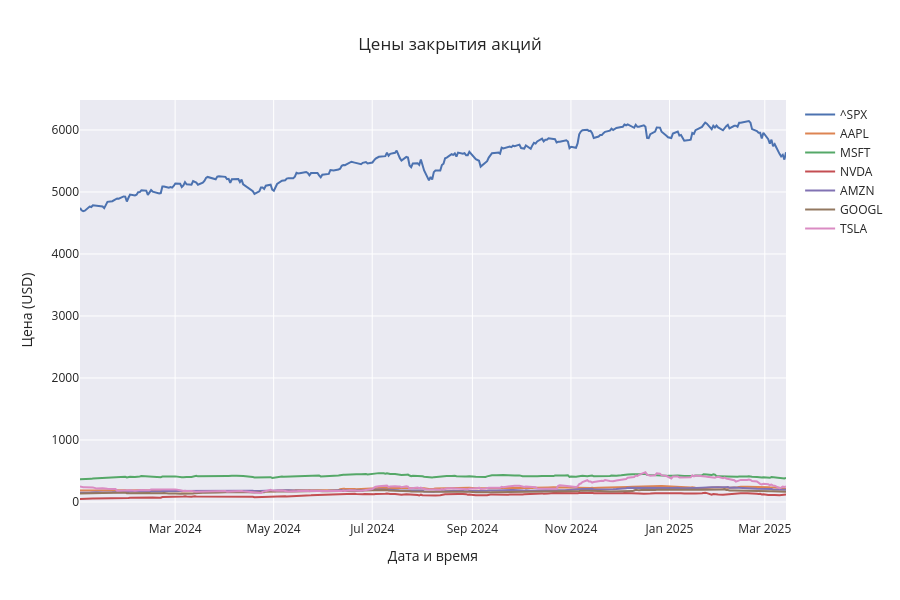

Notebook cell for this chart:
### Code cell
stocks_viz.plot_close_prices()

### Figure 1 — Plotly figure (JSON) as saved in the notebook; plotly's stock layout.template omitted (floating-point values rounded to 4 significant figures; data arrays with more than 128 entries replaced by an {"elided": "..."} marker saying what was removed)
{"data": [{"hovertemplate": "%{x}<br>Цена: %{y:.2f} USD", "mode": "lines", "name": "^SPX", "type": "scatter", "x": {"elided": "301 str values"}, "y": {"elided": "301 float values"}}, {"hovertemplate": "%{x}<br>Цена: %{y:.2f} USD", "mode": "lines", "name": "AAPL", "type": "scatter", "x": {"elided": "301 str values"}, "y": {"elided": "301 float values"}}, {"hovertemplate": "%{x}<br>Цена: %{y:.2f} USD", "mode": "lines", "name": "MSFT", "type": "scatter", "x": {"elided": "301 str values"}, "y": {"elided": "301 float values"}}, {"hovertemplate": "%{x}<br>Цена: %{y:.2f} USD", "mode": "lines", "name": "NVDA", "type": "scatter", "x": {"elided": "301 str values"}, "y": {"elided": "301 float values"}}, {"hovertemplate": "%{x}<br>Цена: %{y:.2f} USD", "mode": "lines", "name": "AMZN", "type": "scatter", "x": {"elided": "301 str values"}, "y": {"elided": "301 float values"}}, {"hovertemplate": "%{x}<br>Цена: %{y:.2f} USD", "mode": "lines", "name": "GOOGL", "type": "scatter", "x": {"elided": "301 str values"}, "y": {"elided": "301 float values"}}, {"hovertemplate": "%{x}<br>Цена: %{y:.2f} USD", "mode": "lines", "name": "TSLA", "type": "scatter", "x": {"elided": "301 str values"}, "y": {"elided": "301 float values"}}], "layout": {"height": 600, "hovermode": "x unified", "title": {"text": "Цены закрытия акций"}, "xaxis": {"title": {"text": "Дата и время"}}, "yaxis": {"title": {"text": "Цена (USD)"}}}}
